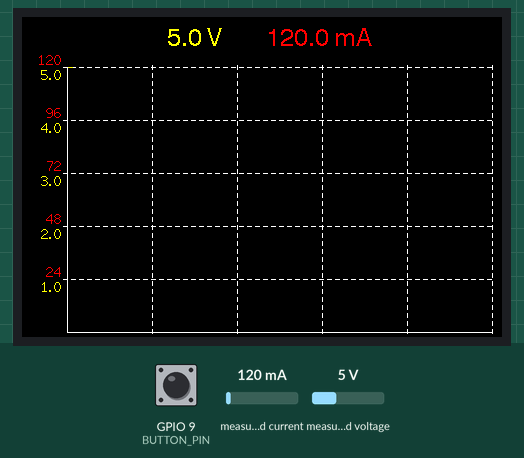
This sketch was run on a simulated ESP32. On the bench: 480×320 colour display. Inputs (shaded band) come from the test bench; at power-on: measured current 120 mA, GPIO 9 (BUTTON_PIN) HIGH, measured voltage 5 V.

Above: at 1.5 s.
1.6 s: measured current set to 972 mA
At 4.4 s:
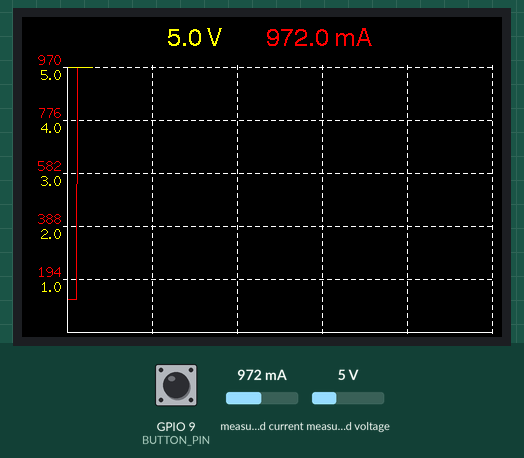
4.5 s: measured current set to 1022 mA
At 7.8 s:
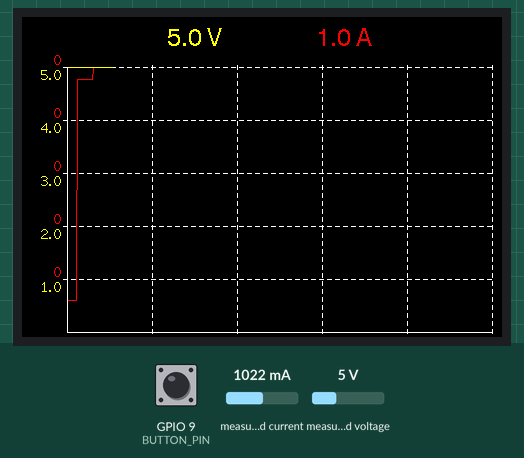
7.9 s: GPIO 9 (BUTTON_PIN) pulled LOW for 0.15 s
At 10.0 s:
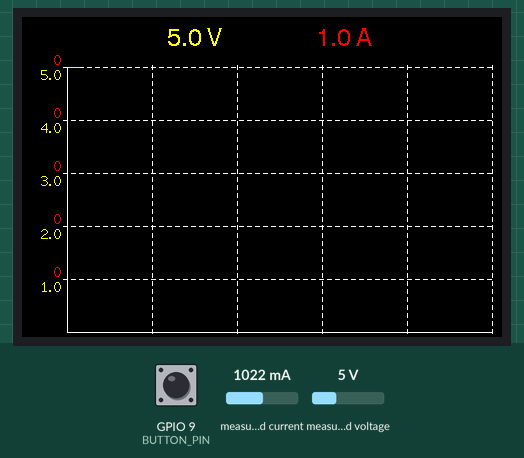
10.1 s: measured voltage set to 0.3 V
At 11.2 s:
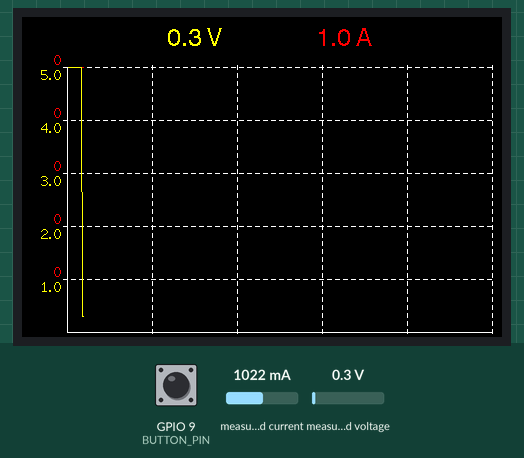
12.1 s: GPIO 9 (BUTTON_PIN) pulled LOW for 1 s
At 13.8 s:
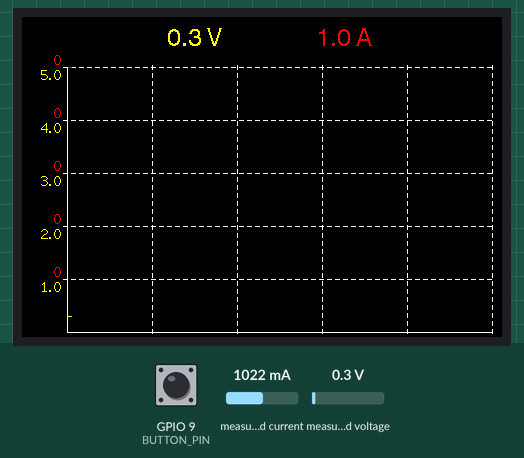
14.8 s: measured voltage set to 3.8 V
At 16.2 s:
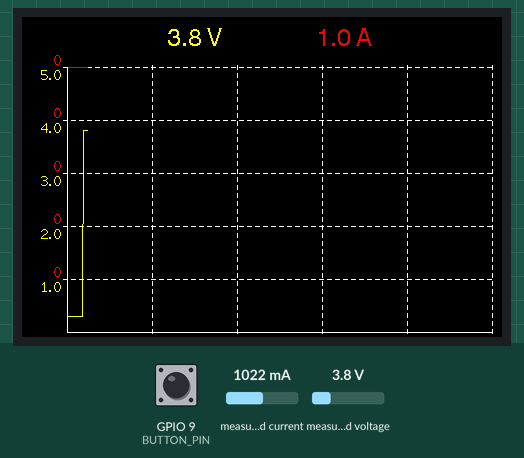
Timing chart, 0 to 17.8 s (numbered marks = the images above; inputs shaded):
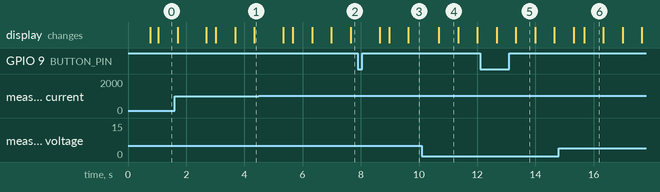

The sketch:

meas_device.ino
```cpp
#include "gui.h"
#include "measurement.h"
#include "data.h"


class Config
{
    public:
      // Sampling in ms.
      static const uint16_t SAMPLING_TIME = 50;
      static const uint16_t FPS = 5;
      static const uint16_t BUTTON_PIN = 9;
};


void setup(void)
{
    GUI::init();
    Measurement::init();
    Data::init();

    // Init button inputs.
    pinMode(Config::BUTTON_PIN, INPUT_PULLUP);
}

void loop()
{
    uint32_t timestamp_gui = 0;
    uint32_t timestamp_sampling = 0;
    uint32_t timestamp_button = 0;


    while(true)
    {
        // Measurement process.
        if(millis() > (timestamp_sampling + Config::SAMPLING_TIME))
        {
            Measurement::run();
            timestamp_sampling = millis();
        }

        // GUI process.
        if(millis() > (timestamp_gui + (1000 / Config::FPS)))
        {
            GUI::run();
            timestamp_gui = millis();
        }

        // Check button.
        if(millis() > (timestamp_button + 500))
        {
            if(!digitalRead(Config::BUTTON_PIN))
            {
                Data::reset();
            }
            timestamp_button = millis();
        }
    }

}
```

data.cpp
```cpp
#include "data.h"


void MeasValue::set_data(float current, float voltage)
{
    this->current = current;
    this->voltage = voltage;
}


uint16_t Data::number;
MeasValue Data::values[NUMBER_MEASUREMENTS + 1];

MeasValue Data::max;
MeasValue Data::active;


void Data::init()
{
    reset();
}

void Data::reset()
{
    number = 0;
}

void Data::shift_values()
{
    for(uint16_t i = 0; i < NUMBER_MEASUREMENTS; i++)
    {
        values[i].set_data(values[i + 1].current, values[i + 1].voltage);
    }
}


void Data::add_value(float current, float voltage)
{
    if(number >= NUMBER_MEASUREMENTS)
    {
        shift_values();
    }

    values[number].set_data(current, voltage);
    active.set_data(current, voltage);
    number = number >= NUMBER_MEASUREMENTS ? NUMBER_MEASUREMENTS : number + 1;


    update_max(current, voltage);
}


/**
* Update the maximum measured values.
*/
void Data::update_max(float current, float voltage)
{
    max.current = 5;
    max.voltage = 5;

    for(uint16_t i = 0; i < number; i++)
    {
        max.current = (max.current < values[i].current) ? values[i].current : max.current;
        max.voltage = (max.voltage < values[i].voltage) ? values[i].voltage : max.voltage;
    }
}
```

data.h
```cpp
#ifndef DATA_H_
#define DATA_H_

#include <stdint.h>


class MeasValue
{
    private:
    public:
      float current;
      float voltage;
      void set_data(float current, float voltage);


};


class Data
{
    private:
        static void shift_values();


    public:
        static void init();
        static const uint16_t NUMBER_MEASUREMENTS = 430;
        static uint16_t number;
        static MeasValue values[NUMBER_MEASUREMENTS + 1];

        static MeasValue max;
        static MeasValue active;

        static void add_value(float current, float voltage);
        static void update_max(float current, float voltage);
        static void reset();
};


#endif
```

gui.cpp
```cpp
#include "gui.h"
#include "data.h"
#include "SPI.h"
#include "TFT_eSPI.h"


TFT_eSPI display = TFT_eSPI();
TFT_eSprite sprite = TFT_eSprite(&display);


const uint16_t GUI::X[2] = {45, 470};
const uint16_t GUI::Y[2] = {315, 50};
const uint16_t GUI::GRAPH_HEIGHT = Y[0] - Y[1];
const uint16_t GUI::GRAPH_WIDTH = X[1] - X[0];


void GUI::init()
{
      display.begin();
      display.setRotation(3);
      display.fillScreen(TFT_BLACK);
}


void GUI::run()
{
    sprite.setColorDepth(8);
    sprite.createSprite(WIDTH, HEIGHT);
    sprite.fillSprite(TFT_BLACK);

    draw_graph_frame();
    draw_graph_curves();

    draw_text_infos();

    flush();
}


void GUI::flush()
{
    sprite.pushSprite(0, 0);
}


void GUI::draw_graph_frame()
{
    // Y axis.
    sprite.drawLine(X[0], Y[0], X[0], Y[1], TFT_WHITE);
    // X axis.
    sprite.drawLine(X[0], Y[0], X[1], Y[0], TFT_WHITE);


    // Y axis dotted lines.
    uint16_t x = X[0] - 4;
    for(uint16_t i = 0; i < 5; i++)
    {
        uint16_t y = Y[1] + (GRAPH_HEIGHT / 5) * i;
        draw_dotted_hline(x, x + GRAPH_WIDTH, y, 4, 4);
    }


    // X axis dotted lines.
    uint16_t y = Y[1] - 2;
    for(uint16_t i = 1; i < 6; i++)
    {
        uint16_t x = X[0] + (GRAPH_WIDTH / 5) * i;
        draw_dotted_vline(y, y + GRAPH_HEIGHT, x, 4, 4);
    }
}


void GUI::draw_graph_curves()
{
    draw_current(Data::max.current);
    draw_voltage(Data::max.voltage);
}


void GUI::draw_current(float max)
{
    uint16_t y = Y[0] - (Data::values[0].current / max) * (float)GRAPH_HEIGHT;
    uint16_t y_old = y;


    for(uint16_t i = 1; i < Data::number; i++)
    {
        y = Y[0] - (Data::values[i].current / max) * (float)GRAPH_HEIGHT;
        sprite.drawLine(X[0] + i, y_old, X[0] + i + 1, y, TFT_RED);
        y_old = y;
    }
}


void GUI::draw_voltage(float max)
{
    uint16_t y = Y[0] - (Data::values[0].voltage / max) * (float)GRAPH_HEIGHT;
    uint16_t y_old = y;

    for(uint16_t i = 1; i < Data::number; i++)
    {
        y = Y[0] - (Data::values[i].voltage / max) * (float)GRAPH_HEIGHT;
        sprite.drawLine(X[0] + i, y_old, X[0] + i + 1, y, TFT_YELLOW);
        y_old = y;
    }
}


void GUI::draw_text_infos()
{
    sprite.setTextColor(TFT_RED);
    String string;

    // Transform text depending on current value.
    if(Data::active.current >= 1000)
    {
        string = String(Data::active.current / 1000.0, 1) + " A";
    }
    else
    {
        string = String(Data::active.current, 1) + " mA";
    }

    sprite.drawRightString(string, 350, 10, 4);


    // Y axis current.
    for(uint16_t i = 0; i < 5; i++)
    {
        if(Data::max.current >= 1000)
        {
            string = String(int16_t(Data::max.current / 5000) * (i + 1));
        }
        else
        {
            string = String(int16_t(Data::max.current / 5) * (i + 1));
        }

        sprite.drawRightString(string, X[0] - 5, Y[0] - (GRAPH_HEIGHT / 5) * (i + 1) - 15, 2);
    }


    sprite.setTextColor(TFT_YELLOW);
    string = String(Data::active.voltage, 1) + " V";
    sprite.drawRightString(string, 200, 10, 4);


    // Y axis voltage.
    for(uint16_t i = 0; i < 5; i++)
    {
        string = String((Data::max.voltage / 5) * (i + 1), 1);
        sprite.drawRightString(string, X[0] - 5, Y[0] - (GRAPH_HEIGHT / 5) * (i + 1), 2);
    }

    sprite.setTextColor(TFT_WHITE);

    // // X axis samples.
    // for(uint16_t i = 0; i < 5; i++)
    // {
    //     string = String((GRAPH_WIDTH / 5) * (i + 1));
    //     sprite.drawRightString(string, X[0] + (GRAPH_WIDTH / 5) * (i + 1) + 6, HEIGHT - 15, 2);
    // }


    //sprite.drawRightString("SAMPLE TIME", WIDTH - 2, 2, 2);
    //string = String(System::SAMPLING_TIME) + " ms";
    //sprite.drawRightString(string, WIDTH - 2, 20, 2);
}


void GUI::draw_dotted_hline(uint16_t x1, uint16_t x2, uint16_t y, uint16_t length, uint16_t gap)
{
    uint16_t x = x1;

    while(true)
    {
        sprite.drawLine(x, y, x + length, y, TFT_WHITE);
        x += gap + length;
        if(x > x2){ return; }
    }
}


void GUI::draw_dotted_vline(uint16_t y1, uint16_t y2, uint16_t x, uint16_t length, uint16_t gap)
{
    uint16_t y = y1;

    while(true)
    {
        sprite.drawLine(x, y, x, y + length, TFT_WHITE);
        y += gap + length;
        if(y > y2){ return; }
    }
}
```

gui.h
```cpp
#ifndef GUI_H_
#define GUI_H_


#include <stdint.h>


class GUI
{
    private:
        static const uint16_t WIDTH = 480;
        static const uint16_t HEIGHT = 320;

        static const uint16_t X[2];
        static const uint16_t Y[2];
        static const uint16_t GRAPH_HEIGHT;
        static const uint16_t GRAPH_WIDTH;

        static void flush();
        static void draw_graph_frame();
        static void draw_graph_curves();
        static void draw_current(float max);
        static void draw_voltage(float max);
        static void draw_text_infos();
        static void draw_dotted_hline(uint16_t x1, uint16_t x2, uint16_t y, uint16_t length, uint16_t gap);
        static void draw_dotted_vline(uint16_t y1, uint16_t y2, uint16_t x, uint16_t length, uint16_t gap);


    public:
        static void init();
        static void run();
};


#endif
```

measurement.cpp
```cpp
#include "measurement.h"
#include "data.h"
#include <Wire.h>
#include "Adafruit_INA219.h"


Adafruit_INA219 ina219;


void Measurement::init()
{
    ina219.begin();
}


void Measurement::run()
{
    float voltage = ina219.getBusVoltage_V();
    float current = ina219.getCurrent_mA();


    // Filter.
    voltage = voltage < 0.1 ? 0 : voltage;
    current = current < 0.1 ? 0 : current;


    Data::add_value(current, voltage);
}
```

measurement.h
```cpp
#ifndef MEASUREMENT_H_
#define MEASUREMENT_H_


#include <stdint.h>


class Measurement
{
    private:
        //INA219 ina219;


    public:
        static void init();
        static void run();

};


#endif
```

Measured:
- the behaviour switches between 999 and 1000 mA on measured current (found by bisection; images 1 and 2)
- after the input at 4.5 s, the display: first changes after 0.84 s (image 2 shows a later state)
